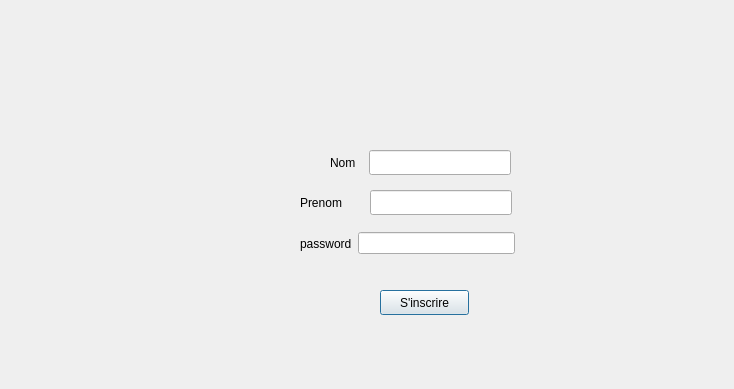
<?xml version="1.0" encoding="UTF-8"?>
<ui version="4.0">
 <class>inscrire</class>
 <widget class="QDialog" name="inscrire">
  <property name="geometry">
   <rect>
    <x>0</x>
    <y>0</y>
    <width>734</width>
    <height>389</height>
   </rect>
  </property>
  <property name="windowTitle">
   <string>Dialog</string>
  </property>
  <widget class="QLineEdit" name="lineEdit_prenom">
   <property name="geometry">
    <rect>
     <x>370</x>
     <y>190</y>
     <width>142</width>
     <height>25</height>
    </rect>
   </property>
   <property name="text">
    <string/>
   </property>
  </widget>
  <widget class="QLineEdit" name="lineEdit_nom">
   <property name="geometry">
    <rect>
     <x>369</x>
     <y>150</y>
     <width>142</width>
     <height>25</height>
    </rect>
   </property>
  </widget>
  <widget class="QLabel" name="label_2">
   <property name="geometry">
    <rect>
     <x>300</x>
     <y>190</y>
     <width>54</width>
     <height>25</height>
    </rect>
   </property>
   <property name="text">
    <string>Prenom</string>
   </property>
  </widget>
  <widget class="QWidget" name="layoutWidget">
   <property name="geometry">
    <rect>
     <x>300</x>
     <y>230</y>
     <width>215</width>
     <height>27</height>
    </rect>
   </property>
   <layout class="QHBoxLayout" name="horizontalLayout_3">
    <item>
     <widget class="QLabel" name="label_3">
      <property name="text">
       <string>password</string>
      </property>
     </widget>
    </item>
    <item>
     <widget class="QLineEdit" name="lineEdit_password">
      <property name="text">
       <string/>
      </property>
     </widget>
    </item>
   </layout>
  </widget>
  <widget class="QPushButton" name="pushButton">
   <property name="geometry">
    <rect>
     <x>380</x>
     <y>290</y>
     <width>89</width>
     <height>25</height>
    </rect>
   </property>
   <property name="text">
    <string>S'inscrire</string>
   </property>
  </widget>
  <widget class="QLabel" name="label_4">
   <property name="geometry">
    <rect>
     <x>330</x>
     <y>150</y>
     <width>33</width>
     <height>25</height>
    </rect>
   </property>
   <property name="text">
    <string>Nom</string>
   </property>
  </widget>
  <widget class="QLabel" name="label">
   <property name="geometry">
    <rect>
     <x>270</x>
     <y>370</y>
     <width>341</width>
     <height>17</height>
    </rect>
   </property>
   <property name="text">
    <string/>
   </property>
  </widget>
 </widget>
 <resources/>
 <connections/>
</ui>
